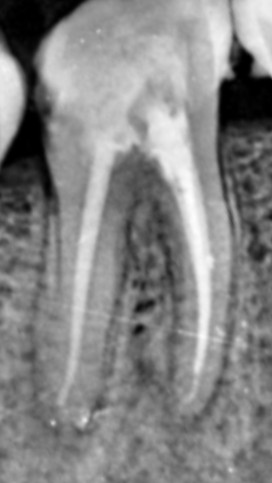
#> input picture data/image75.jpeg, 272 x 483 px, found by its file name
$ python check_enhancer.py
#> lines starting #> are read from the running program, lines starting #| are printed output that depends on the picture
#> in read_image, img is the input picture: shape (483, 272, 3); min 0, max 255, mean 132.7
### src/enhancer.py
import random
import numpy as np
import matplotlib.pyplot as plt
import cv2
import logging
import os

log_dir_path = "logs"
os.makedirs(log_dir_path, exist_ok = True)


logger = logging.Logger("enhancer.py")
logger.setLevel("DEBUG")

consoleHandler = logging.StreamHandler()
consoleHandler.setLevel("DEBUG")

file_path = os.path.join(log_dir_path,"enhancer.log")
fileHandler = logging.FileHandler(file_path)
fileHandler.setLevel("DEBUG")

Formatter = logging.Formatter("%(asctime)s - %(name)s - %(levelname)s - %(message)s")
fileHandler.setFormatter(Formatter)
consoleHandler.setFormatter(Formatter)

logger.addHandler(consoleHandler)
logger.addHandler(fileHandler)

class Enhancer():
    def __init__(self, image : np.array, cliplimit: float):
#> called with cliplimit = 2
        try:
            self.image = image
            self.max_m = image.shape[0]//4
#> self.max_m = 120
            self.min_m = 2
            self.max_n = image.shape[1]//4
#> self.max_n = 68
            self.min_n = 2
            self.cliplimit = cliplimit
            logger.info("Object created successfully")
        except Exception as e:
            logger.error("Unexpected error occured while initialising the object: %s", e)
            raise


    def gen_population(self, chromosome_length, population_size):
        """Generate a population of the desired size"""
        try:
            population=[]
            for i in range(population_size):
                chromosome = random.choices([0, 1], k=chromosome_length)
                population.append(chromosome)

            return population
        except Exception as e:
            logger.error("Unexpected error occured while generating populatione: %s", e)
            raise


    def bin2dec(self, chromosomes):
        """Convert the decimal values of height and width to decimal to know number of chromosomes"""
        try:
            decimal=0

            for chromosome in chromosomes:
                decimal=decimal*2 + int(chromosome)

            return decimal
        except Exception as e:
            logger.error("Unexpected error occured while converting height and width to their decimal representation: %s", e)
            raise


    def divide_chromosome(self, chromosome):
        """Segregates the chromosomes into m(height) chromosomes and n(width) chromosomes"""
        try:
            mbits=len(chromosome)//2
            nbits=len(chromosome)-mbits

            m=chromosome[:mbits]
            n=chromosome[nbits:]

            m = self.bin2dec(m)
            n = self.bin2dec(n)

            return m,n
        except Exception as e:
            logger.error("Unexpected error occured while dividing the chromosome: %s", e)
            raise


    def calculate_fitness(self, enhanced_image):
        """Calculates fitness for enhanced value"""
        try:
            org_img=np.asarray(self.image)
            enh_img=np.asarray(enhanced_image)
            if len(enh_img.shape) == 3:
                enh_img = cv2.cvtColor(enh_img, cv2.COLOR_BGR2GRAY)

    # Convert original to grayscale if needed
            if len(org_img.shape) == 3:
                org_img = cv2.cvtColor(org_img, cv2.COLOR_BGR2GRAY)

            mse=np.mean((org_img - enh_img) ** 2)
            maxpixel=255.0

            psnr=20*np.log10(maxpixel/np.sqrt(mse))

            return psnr
        except Exception as e:
            logger.error("Unexpected error occured while calculating fitness: %s", e)
            raise


    def ApplyClahe(self, tilesize: tuple):
        """Apply CLAHE"""
        try:
            if len(self.image.shape) == 2:
                original_image = cv2.cvtColor(self.image, cv2.COLOR_GRAY2BGR)
            else:
                original_image = self.image


            original_image = cv2.cvtColor(original_image, cv2.COLOR_BGR2LAB)
            L,A,B=cv2.split(original_image)
            L = L.astype(np.uint8)
            if tilesize[0] > 0 and tilesize[1] > 0:
                CLAHE=cv2.createCLAHE(self.cliplimit,tilesize)
                Enh_L=CLAHE.apply(L)

            else:
                Enh_L=np.zeros((self.image.shape[0],self.image.shape[1]), dtype=np.uint8)
                A = np.zeros((self.image.shape[0],self.image.shape[1]), dtype=np.uint8)
                B = np.zeros((self.image.shape[0],self.image.shape[1]), dtype=np.uint8)
            Enh_LAB=cv2.merge((Enh_L,A,B))
            return cv2.cvtColor(Enh_LAB,cv2.COLOR_LAB2BGR)
        except Exception as e:
            logger.error("Unexpected error occured while apply enhancement to the image: %s", e)
            raise


    def generate_fitness(self, population, eachgentable):
        """Generate Fitness Values For Each Chromosomes"""
        try:
            Fitness_table = np.zeros(len(population))
            # print("Length Of Chromosome: ",len(population[0]))
            for i, current_chromosome in enumerate(population):
                m,n = self.divide_chromosome(current_chromosome)
                grid=(m,n)
                Enh_image = self.ApplyClahe(grid)
                Fitness_table[i] = self.calculate_fitness(Enh_image)
            eachgentable.append(Fitness_table)
            # plt.plot(Fitness_table)
            return Fitness_table, eachgentable
        except Exception as e:
            logger.error("Unexpected error occured while generating fitness table: %s", e)
            raise


    def sortfitness(self, population, fitness_table, bestfitnesstable):
        """Sort The Fitness Values Generated In The generate_fitness function"""
        try:
            combined_arrays = [(population[i], fitness_table[i]) for i in range(len(population))]


            sorted_combined_arrays = sorted(combined_arrays, key=lambda x: x[1])

            sorted_population = [t[0] for t in sorted_combined_arrays]
            sorted_fitness_table = [t[1] for t in sorted_combined_arrays]

            # print("Fittest Chromosome's Score: ", sorted_fitness_table[len(population)-1], " Fittest Chromosome: ",sorted_population[len(population)-1])
            bestfitnesstable.append(sorted_fitness_table[len(population)-1])
            return sorted_population,sorted_fitness_table,bestfitnesstable
        except Exception as e:
            logger.error("Unexpected error occured while sorting fitness table: %s", e)
            raise


    def roulette_wheel_selection(self, fitness_table, population):
        """Selection by roulette wheel"""
        try:
            fitness_cdf = np.cumsum(fitness_table)
            fitness_cdf = fitness_cdf / fitness_cdf[-1]

            rand_num = np.random.rand()
            for i in range(len(population)):
                if rand_num < fitness_cdf[i]:
                    selected_parent = population[i]

            return selected_parent
        except Exception as e:
            logger.error("Unexpected error occured while selecting parents for mutation: %s", e)
            raise


    def crossover(self, parent1,parent2):
        """Performing single parent crossover for variation"""
        try:
            point1,point2=np.random.choice(len(parent1),size=2,replace=False)
            child1=parent1[:min(point1,point2)]+parent2[min(point1,point2):max(point1,point2)]+parent1[max(point1,point2):]
            child2=parent2[:min(point1,point2)]+parent1[min(point1,point2):max(point1,point2)]+parent2[max(point1,point2):]
            return child1, child2
        except Exception as e:
            logger.error("Unexpected error occured while crossover: %s", e)
            raise


    def newgeneration(self, child1,child2,population):
        """Generating new generation"""
        try:
            population[0]=child1
            population[1]=child2
            return population
        except Exception as e:
            logger.error("Unexpected error occured while generating the new generation: %s", e)
            raise


    def mutation(self, population):
        """Introducing mutations"""
        try:
            selected_chromosome=random.randint(0,len(population)-2)

            point1=np.random.randint(0,len(population[0])-1)
            point2=np.random.randint(0,len(population[0])-1)
            point3=np.random.randint(0,len(population[0])-1)
            if population[selected_chromosome][point1]==1:
                population[selected_chromosome][point1]=0
            else:
                population[selected_chromosome][point1]=1

            if population[selected_chromosome][point2]==1:
                population[selected_chromosome][point2]=0
            else:
                population[selected_chromosome][point2]=1

            if population[selected_chromosome][point3]==1:
                population[selected_chromosome][point3]=0
            else:
                population[selected_chromosome][point3]=1

            return population
        except Exception as e:
            logger.error("Unexpected error occured while running mutating: %s", e)
            raise


    def GA_for_CLAHE(self, population_size, generations):
        """Main function for implementing GA"""
#> called with population_size = 20, generations = 50
        try:
            chromosome_length=len(bin(max(self.max_m,self.max_n))[2:])*2
#> chromosome_length = 14
            population=self.gen_population(chromosome_length,population_size)
            Best_fitness=[]
            eachgentable=[]

            # print("--------------------------------------------------------------------")

            for i in range(generations):
                # print("Generation: ", i+1)
                fitness_table,eachgentable=self.generate_fitness(population,eachgentable)
                population,fitness_table,Best_fitness=self.sortfitness(population,fitness_table,Best_fitness)

                parent1=self.roulette_wheel_selection(fitness_table,population)
                parent2=self.roulette_wheel_selection(fitness_table,population)
                child1,child2=self.crossover(parent1,parent2)
                population=self.newgeneration(child1,child2,population)

                parent1=self.roulette_wheel_selection(fitness_table,population)
                parent2=self.roulette_wheel_selection(fitness_table,population)
                child1,child2=self.crossover(parent1,parent2)
                population=self.newgeneration(child1,child2,population)

                parent1=self.roulette_wheel_selection(fitness_table,population)
                parent2=self.roulette_wheel_selection(fitness_table,population)
                child1,child2=self.crossover(parent1,parent2)
                population=self.newgeneration(child1,child2,population)

                population=self.mutation(population)
                population=self.mutation(population)
                population=self.mutation(population)
                population=self.mutation(population)
#> this loop made 50 passes
#> pass 1, in ApplyClahe, `Enh_L=CLAHE.apply(L)`:
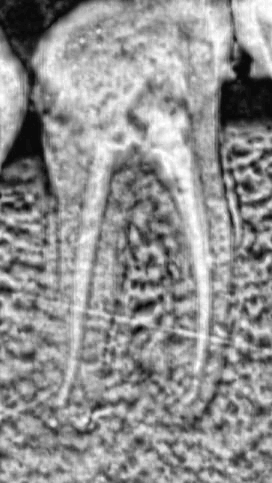
#> Enh_L: shape (483, 272); min 7, max 255, mean 144.4


                # print("------------------------------------------------------------------")

            self.enhanced=self.applyclahe(population=population,population_size=population_size)
            logger.info("Best chromosome found: %s", population[population_size-1])

            return Best_fitness, eachgentable, population[population_size-1]
        except Exception as e:
            logger.error("Unexpected error occured while running genetic algorithm: %s", e)
            raise


    def applyclahe(self, population, population_size):
        """Function to apply CLAHE with the selected best chromosome"""
#> called with population_size = 20
        try:
            best_chromosome = population[population_size-1]
            m,n = self.divide_chromosome(best_chromosome)

            m=max(min(m,self.max_m), 2)
            n=max(min(n,self.max_n), 2)

            # print(m)
            # print(n)
            if m>=1 and n>=1:
                grid=(m,n)
                self.tilesize = grid
                enhanced_image= self.ApplyClahe(self.tilesize)
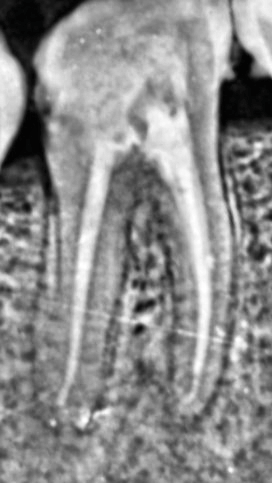
#> enhanced_image: shape (483, 272, 3); mean B, G, R 140.3, 140.3, 140.3

            else:
                enhanced_image= self.image
            return enhanced_image
        except Exception as e:
            logger.error("Unexpected error occured while applying final clahe with best grid values: %s", e)
            raise


    def RunGA(self, population_size = 20, generations = 50) -> np.array:
        """Code to run GA"""
        try:
            logger
            self.Best_fitness, self.eachgentable, self.best_chromosome= self.GA_for_CLAHE(population_size, generations)
            return self.enhanced
        except Exception as e:
            logger.error("Unexpected error occured while inititating genetic algorithm: %s", e)
            raise


    def compare_images(self, enhanced_image):
        """Compare the enhanced and original image"""
        try:
            original_image = cv2.cvtColor(self.image, cv2.COLOR_BGR2RGB)
            enhanced_image = cv2.cvtColor(enhanced_image, cv2.COLOR_BGR2RGB)


            fig, axes = plt.subplots(1, 2, figsize=(12, 6))


            axes[0].imshow(original_image)
            axes[0].set_title('Original')
            axes[0].axis('off')


            axes[1].imshow(enhanced_image)
            axes[1].set_title('Enhanced (CLAHE)')
            axes[1].axis('off')

            plt.savefig("result/Comparison.jpg")
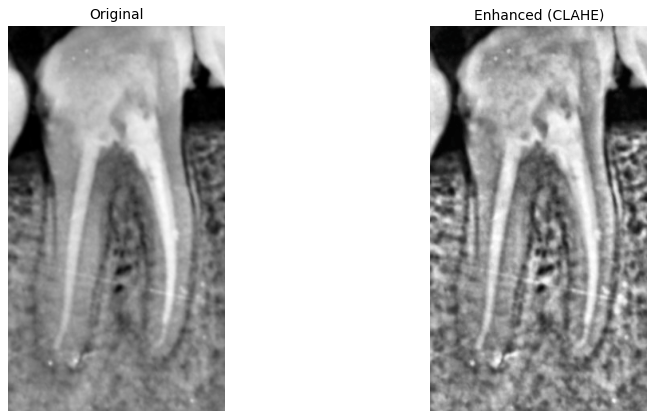
#> figure drawn by matplotlib, 2 panels
        except Exception as e:
            logger.log("Unexpected error occured while saving the comparison image: %s", e)
            raise


    def get_best_chromosome(self):
        m,n = self.divide_chromosome(self.best_chromosome)
        return (m,n)

    def get_gentable(self):
        return self.eachgentable


### src/check_enhancer.py
from enhancer import Enhancer
import cv2
import numpy as np
import matplotlib.pyplot as plt
import logging
import os

log_dir_path = "logs"
os.makedirs(log_dir_path, exist_ok = True)


logger = logging.Logger("app.py")
logger.setLevel("DEBUG")

consoleHandler = logging.StreamHandler()
consoleHandler.setLevel("DEBUG")

file_path = os.path.join(log_dir_path,"app.log")
fileHandler = logging.FileHandler(file_path)
fileHandler.setLevel("DEBUG")

Formatter = logging.Formatter("%(asctime)s - %(name)s - %(levelname)s - %(message)s")
fileHandler.setFormatter(Formatter)
consoleHandler.setFormatter(Formatter)

logger.addHandler(consoleHandler)
logger.addHandler(fileHandler)

def read_image(image_path: str) -> np.array:
    try:
        img = cv2.imread(image_path)
        logger.info("Image loaded successfully")
        return img
    except Exception as e:
        logger.error("Unexpected error occured while loading the image: %s", e)


def main():
    try:
        image_path = r"data/image75.jpeg"
        img = read_image(image_path)
        enhancer = Enhancer(img, cliplimit = 2.0)
        logger.info("Enhancement Initiated...........")
        enhanced_img = enhancer.RunGA(20, 50)
        logger.info("Enhancement Completed !")
        gentable = enhancer.get_gentable()
        grid_size = enhancer.get_best_chromosome()
        # print(gentable)
        enhancer.compare_images(enhanced_img)

    except Exception as e:
        logger.error("Unexpected error occurred while enhancing the image: %s", e)
        raise

if __name__ == "__main__":
    main()
